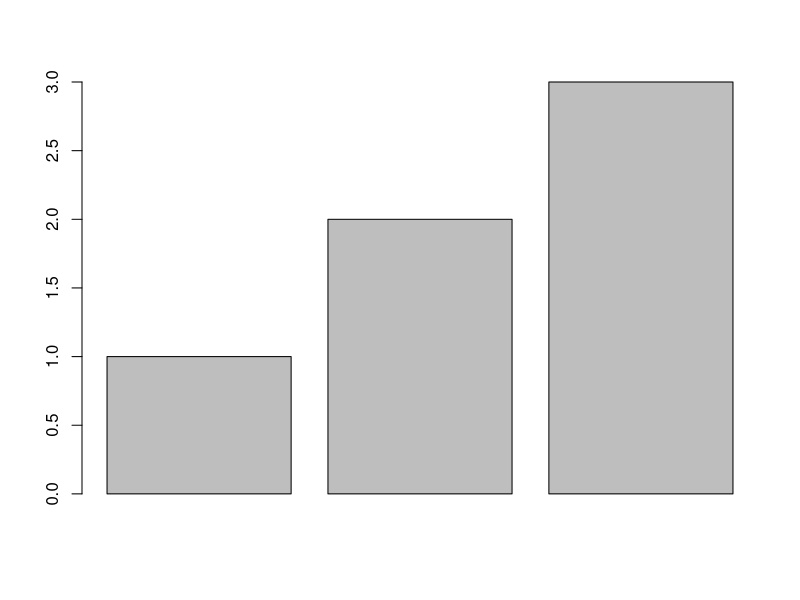
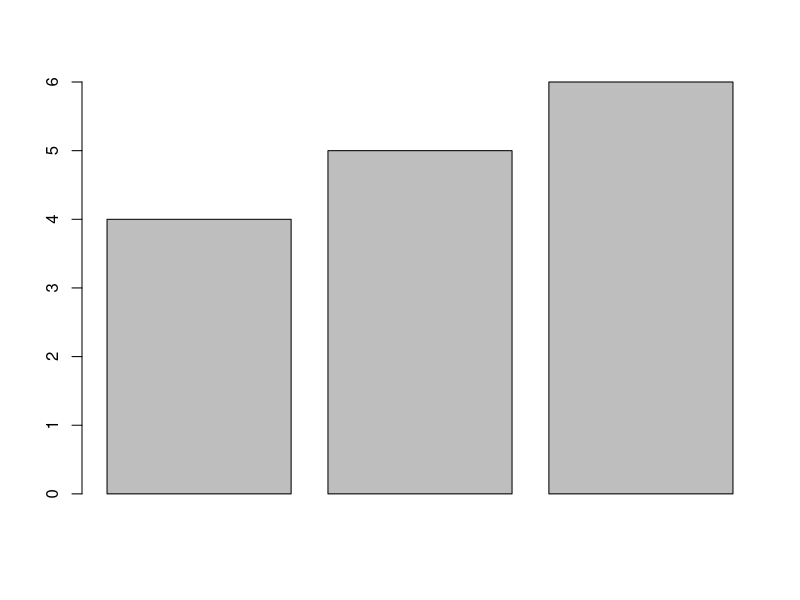
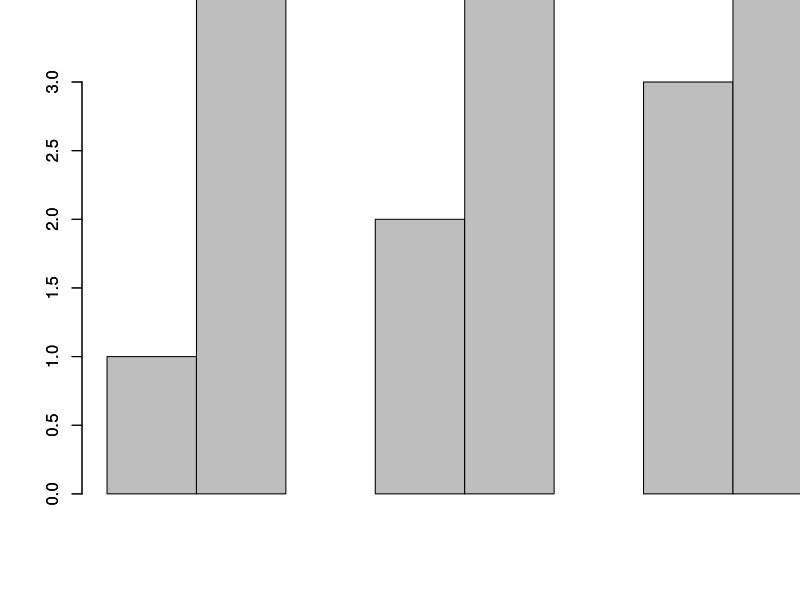
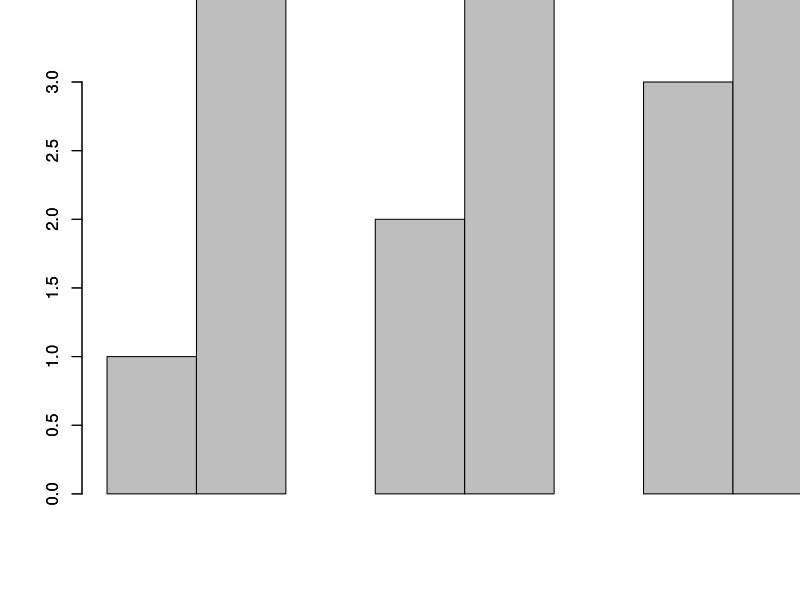
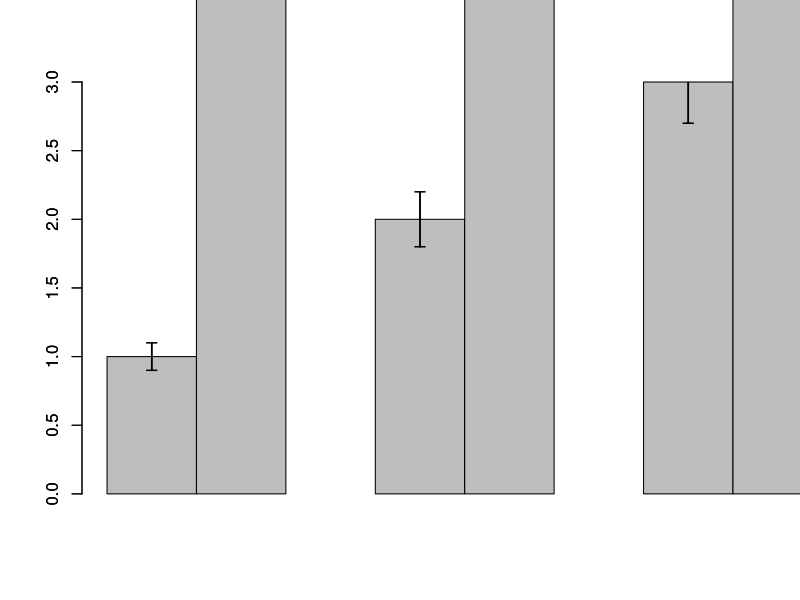
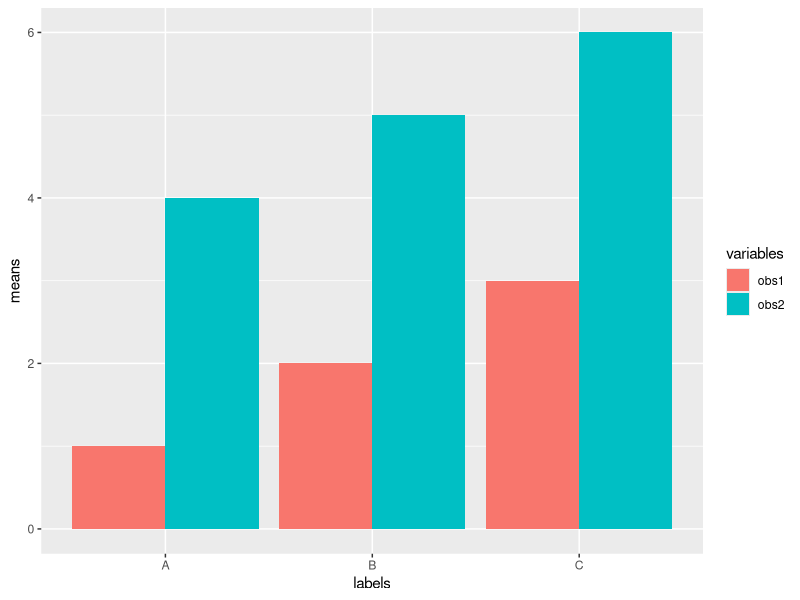
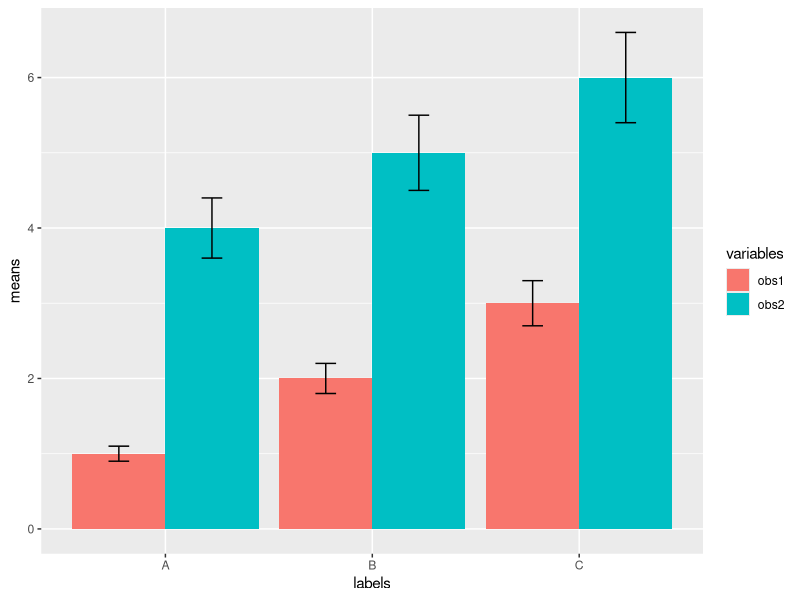

Recreate these plots in R, in order.
#This is to show you how to make barplots to include multiple observations as bars in a single category
#Here I am just creating a small table of fake data to represent mean values
obs1<-c(1,2,3)
obs2<-c(4,5,6)
observations<-cbind(obs1,obs2)
#The above line of code created a matrix. If your data is in the form of a vector or matrix, you can use 'barplot' to make your graph from here. However, you have to use correct notation when telling R which columns to plot from a matrix. For ex: observations[,1]
#Example plotting from a vector
barplot(obs1)
#Example plotting obs2 from a matrix
barplot(observations[,2])
#Now let's say you want to plot both individual vectors or both columns in the matrix so that bars appear side by side. You can use the'add' argument to add bars to the last plot you made for bargraphs.
#Example using individual vectors
barplot(obs1,space = 2)
#The 'space' agrument spaces the bars out to make room for more bars. The more bars you need to add into a category, the bigger the space you will need.
#Now we can add in the other column of observations
barplot(obs2,space=c(3,2,2),add = T,beside = T)
#Notice that we have to tell R exactly how to space out this second set of bars. You also use the 'add' argument to add these bars to the previous graph and you use the 'beside' argument so they appear side by side.
#The next line of code helps you make a barplot like this one from the matrix you created instead of the vectors.
barplot(observations[,1],space = 2)
barplot(observations[,2],add = T,space = c(3,2,2),beside = T)
#These are the same results as before, just different ways of getting there.
#Depending on how many bars you need to add to your plot, you will have to play with adjusting the spacing accordingly.
#You will likely want to add error bars to your plots, so now I will create a couple of vectors the way I did before to serve as standard error values. I will also make them into a matrix
se1<-c(0.1,0.2,0.3)
se2<-c(0.4,0.5,0.6)
standarderrors<-cbind(se1,se2)
#Here, I will start over with the bar plot from the earlier matrix and give it a name so we can call it up when adding error bars in the next few steps.
bplot<-barplot(observations[,1],space = 2)
#Go ahead and add in the error bars for this first round of bars. Notice that you don't keep renaming things here. If you do, the plot won't work out.
segments(bplot,observations[,1]-standarderrors[,1],bplot,observations[,1]+standarderrors[,1],lwd = 1.5)
arrows(bplot,observations[,1]-standarderrors[,1],bplot,observations[,1]+standarderrors[,1],lwd = 1.5, angle = 90,code = 3,length = 0.05)
#Now we are going to add more bars. Notice that now you should give the plot a name again because it saves all your previous work plus the new bars as a matrix object.
bplot2<-barplot(observations[,2],add = T,space = c(3,2,2),beside = T)



#THIS PART OF THE CODE ISN'T WORKING YET. I WILL WORK MORE ON THIS LATER. YOU CAN ALSO DO SOME RESEARCH ON YOUR OWN IF YOU NEED TO USE THIS PARTICULAR METHOD OF PLOTTING. IN THE MEAN TIME, REFER TO THE GGPLOT METHOD A FEW LINES DOWN.
segments(bplot2,observations[,2]-standarderrors[,2],bplot2,observations[,2]+observations[,2],lwd = 1.5)
arrows(bplot2,observations[,2]-standarderrors[,2],bplot2,observations[,2]+standarderrors[,2],lwd = 1.5, angle = 90,code = 3,length = 0.05)



#now create a bar graph using ggplot
library(ggplot2)
#first, ggplot will want x and y values determined. Our x values are categorical and we can make a vector for them.
namesvec<-c("A","B","C")
#now we can bind our categorical values (labels for x axis) vector to our observation matrix to form a new data frame since ggplot needs a data frame rather than a matrix.
meansframe<-data.frame(namesvec,observations)
View(meansframe)
#Do the same for the x axis names and the standard errors matrix.
seframe<-data.frame(namesvec,standarderrors)
View(seframe)
#R also likes data to be in long for (or tidy) when using ggplot, so let's melt the data.
library(reshape2)
meanslong<-melt(meansframe)
View(meanslong)
#Rename the columns to keep down confusion on what we are looking at now.
names(meanslong)<-c("labels","variables","means")
#Now plot bars for obs1 and obs2 (your variables) side by side. Give the plot a name to fix it in the environment for easy recall.
ggbplot<- ggplot(data = meanslong,aes(x=labels,y=means,fill=variables))+geom_bar(position = position_dodge(),stat = 'identity')
ggbplot
#Remember that you can do lots of aesthetics with ggplot to make it look how you want.
#For now we will just add error bars to the plot. 
#First, we will melt the standard errors data frame to put it in 'long' form.
selong<-melt(seframe)
View(selong)
#Now rename the columns
names(selong)<-c("labels","var.se","se")
#Combine the melted means data frame with just the se column from the melted se data frame.
longcombo<-cbind(meanslong,selong$se)
View(longcombo)
#rename the se column in the combo frame
names(longcombo)[4]<-"se"
#Finally, we can add error bars to our gg bar plot
ggbplot+geom_errorbar(aes(ymin=longcombo$means-longcombo$se,ymax=longcombo$means+longcombo$se),width=.2,position=position_dodge(.9))